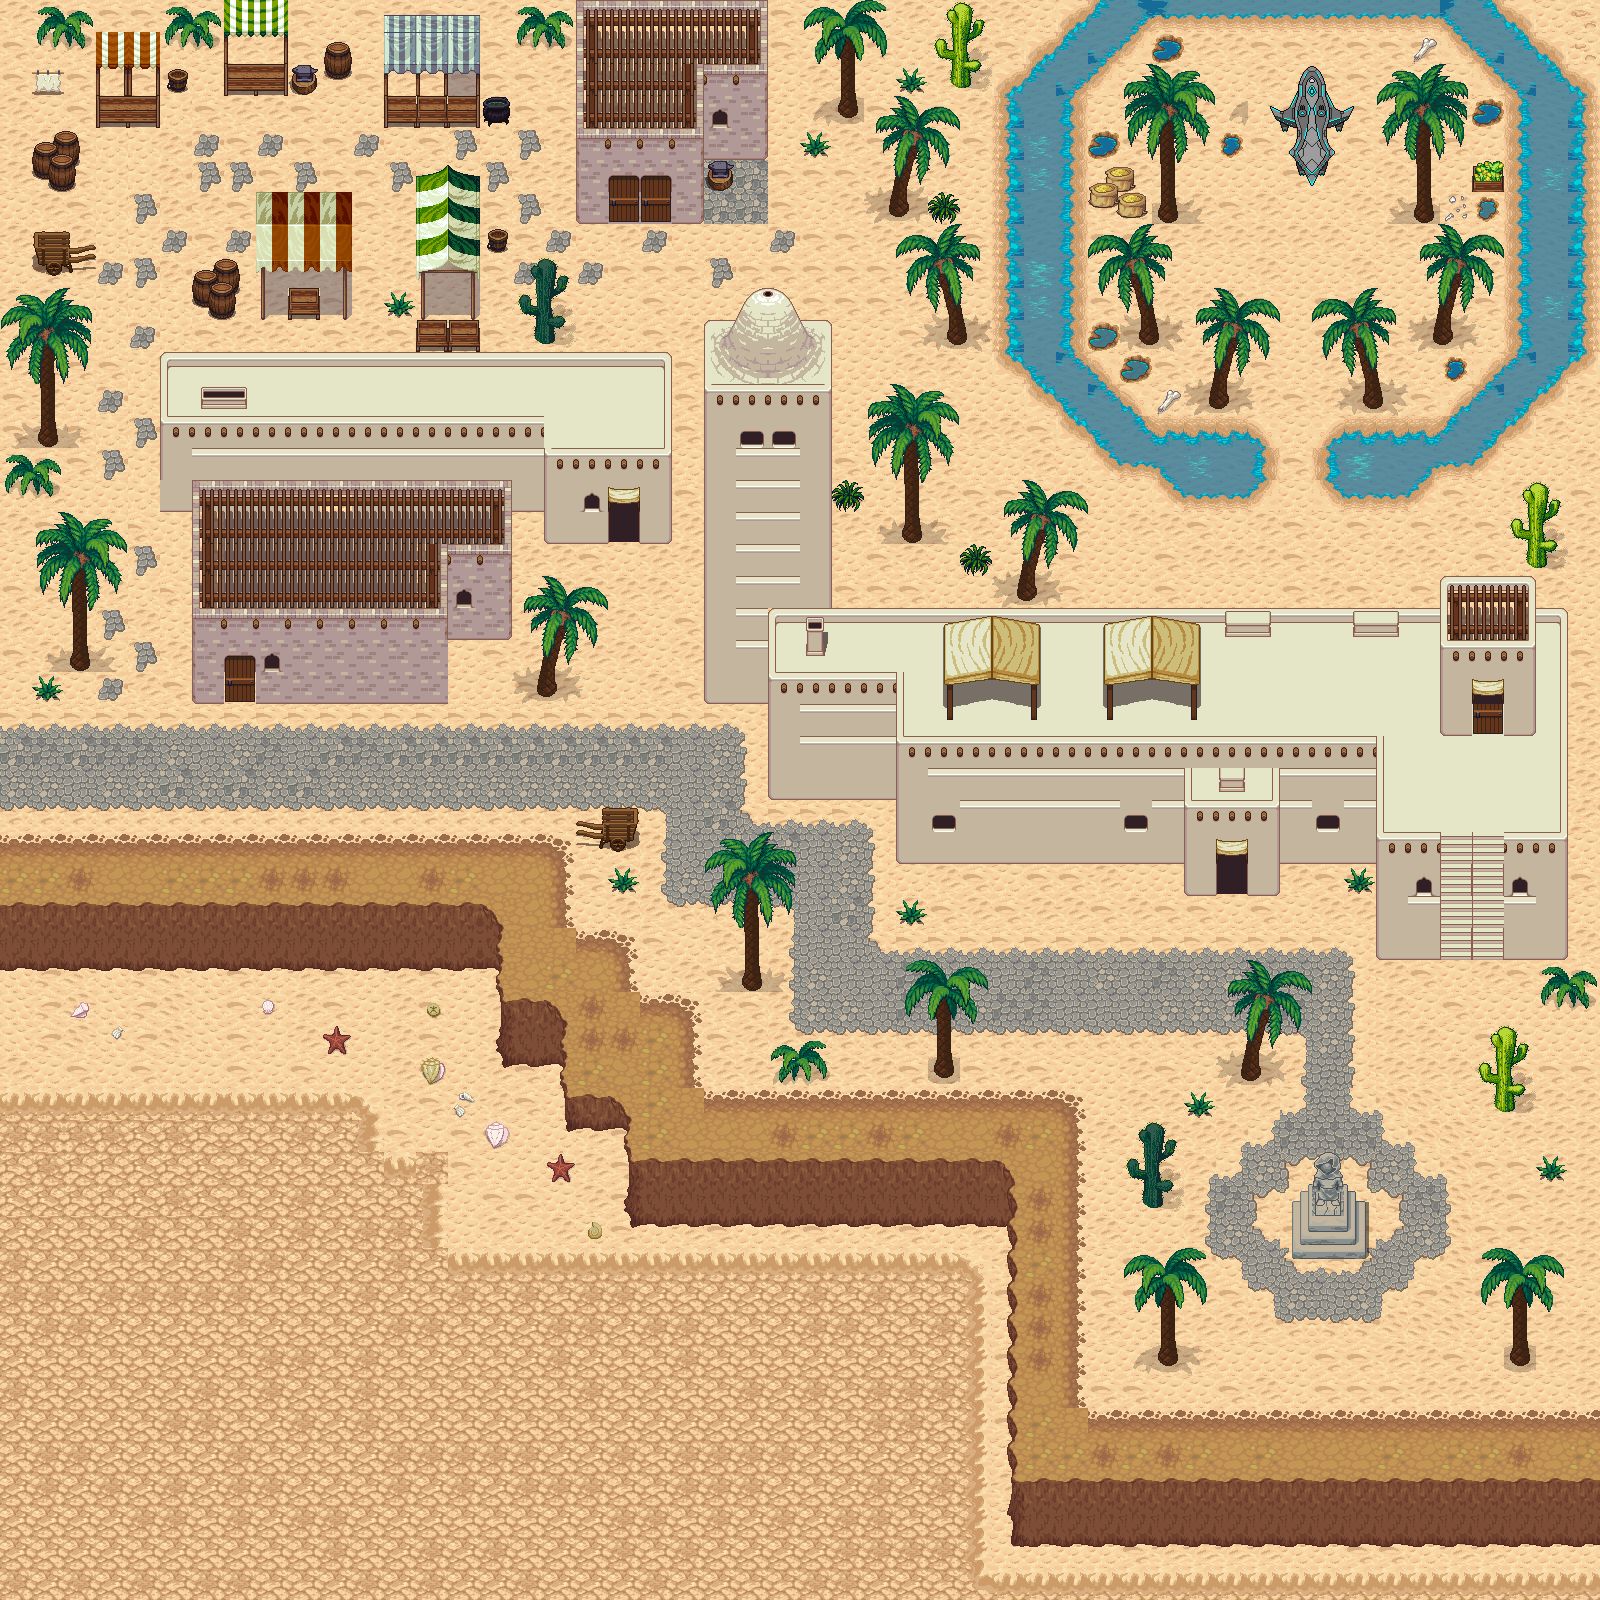

This game map was drawn from its Tiled (.tmx) file and the tilesets committed beside it. A one-line description and the trimmed map source follow:
An orthogonal 50x50 tile map with 32x32 px tiles, 4 tile layers (Ground, CollisionLayer, Doors, Tree), 16 tilesets.

<map version="1.2" tiledversion="1.2.2" orientation="orthogonal" renderorder="right-down" width="50" height="50" tilewidth="32" tileheight="32" infinite="0" nextlayerid="11" nextobjectid="1">
 <tileset firstgid="1" source="Resources/Tiles5.tsx" />
 <tileset firstgid="491" source="Resources/variousTerrain.tsx" />
 <tileset firstgid="2539" source="Resources/beachDesert.tsx" />
 <tileset firstgid="3563" source="Resources/spaceship2.tsx" />
 <tileset firstgid="3564" source="Resources/circularPath.tsx" />
 <tileset firstgid="3565" source="Resources/drySand.tsx" />
 <tileset firstgid="3574" source="Resources/terrain.tsx" />
 <tileset firstgid="4598" source="Resources/transportBridge.tsx" />
 <tileset firstgid="4607" source="Resources/transitionSand.tsx" />
 <tileset firstgid="4616" source="Resources/sandBricks.tsx" />
 <tileset firstgid="5640" source="Resources/beachStructures.tsx" />
 <tileset firstgid="5896" source="Resources/farming_fishing.tsx" />
 <tileset firstgid="6296" source="Resources/decorations-medieval.tsx" />
 <tileset firstgid="7320" source="../HomeWorld/Resources/Tiles5.tsx" />
 <tileset firstgid="7810" source="../HomeWorld/Resources/Tiles3.tsx" />
 <tileset firstgid="8210" source="Resources/spaceship3.tsx" />
 <layer id="1" name="Ground" width="50" height="50">
  <data>[2500 cells, 2500 non-empty, 58 distinct tile ids]</data>
 </layer>
 <layer id="9" name="CollisionLayer" width="50" height="50">
  <data>[2500 cells, 2471 non-empty, 5 distinct tile ids]</data>
 </layer>
 <layer id="10" name="Doors" width="50" height="50">
  <data>[2500 cells, 2 non-empty, 1 distinct tile ids]</data>
 </layer>
 <layer id="8" name="Tree" width="50" height="50">
  <data>[2500 cells, 1176 non-empty, 313 distinct tile ids]</data>
 </layer>
</map>
